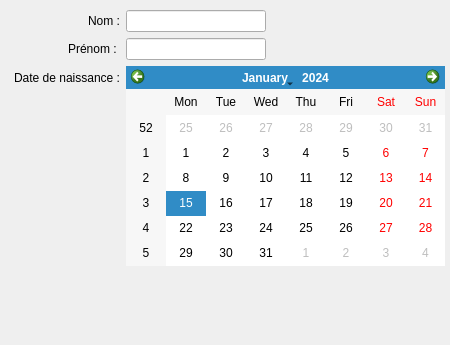
<?xml version="1.0" encoding="UTF-8"?>
<ui version="4.0">
 <class>IHM</class>
 <widget class="QWidget" name="IHM">
  <property name="enabled">
   <bool>true</bool>
  </property>
  <property name="geometry">
   <rect>
    <x>0</x>
    <y>0</y>
    <width>450</width>
    <height>345</height>
   </rect>
  </property>
  <property name="windowTitle">
   <string>Widget</string>
  </property>
  <property name="autoFillBackground">
   <bool>true</bool>
  </property>
  <widget class="QWidget" name="formLayoutWidget">
   <property name="geometry">
    <rect>
     <x>14</x>
     <y>10</y>
     <width>431</width>
     <height>256</height>
    </rect>
   </property>
   <layout class="QFormLayout" name="formLayout">
    <property name="labelAlignment">
     <set>Qt::AlignRight|Qt::AlignTrailing|Qt::AlignVCenter</set>
    </property>
    <property name="leftMargin">
     <number>0</number>
    </property>
    <item row="0" column="1">
     <widget class="QLineEdit" name="leName">
      <property name="enabled">
       <bool>true</bool>
      </property>
      <property name="maximumSize">
       <size>
        <width>140</width>
        <height>16777215</height>
       </size>
      </property>
     </widget>
    </item>
    <item row="1" column="0">
     <widget class="QLabel" name="lFirstname">
      <property name="text">
       <string>Prénom : </string>
      </property>
      <property name="alignment">
       <set>Qt::AlignRight|Qt::AlignTrailing|Qt::AlignVCenter</set>
      </property>
      <property name="margin">
       <number>0</number>
      </property>
      <property name="indent">
       <number>0</number>
      </property>
     </widget>
    </item>
    <item row="1" column="1">
     <widget class="QLineEdit" name="leFirstname">
      <property name="maximumSize">
       <size>
        <width>140</width>
        <height>16777215</height>
       </size>
      </property>
     </widget>
    </item>
    <item row="2" column="0">
     <widget class="QLabel" name="lBirthdate">
      <property name="text">
       <string>Date de naissance :</string>
      </property>
     </widget>
    </item>
    <item row="2" column="1">
     <widget class="QCalendarWidget" name="cwBirthdate"/>
    </item>
    <item row="0" column="0">
     <widget class="QLabel" name="lName">
      <property name="layoutDirection">
       <enum>Qt::LeftToRight</enum>
      </property>
      <property name="text">
       <string>Nom :</string>
      </property>
      <property name="alignment">
       <set>Qt::AlignRight|Qt::AlignTrailing|Qt::AlignVCenter</set>
      </property>
      <property name="indent">
       <number>0</number>
      </property>
     </widget>
    </item>
   </layout>
  </widget>
  <widget class="QWidget" name="gridLayoutWidget">
   <property name="geometry">
    <rect>
     <x>10</x>
     <y>274</y>
     <width>181</width>
     <height>61</height>
    </rect>
   </property>
   <layout class="QGridLayout" name="gridLayout">
    <item row="0" column="0">
     <widget class="QLabel" name="printName">
      <property name="text">
       <string/>
      </property>
     </widget>
    </item>
    <item row="2" column="0">
     <widget class="QLabel" name="printBirthdate">
      <property name="text">
       <string/>
      </property>
     </widget>
    </item>
    <item row="1" column="0">
     <widget class="QLabel" name="printFirstname">
      <property name="text">
       <string/>
      </property>
     </widget>
    </item>
   </layout>
  </widget>
 </widget>
 <resources/>
 <connections/>
</ui>
